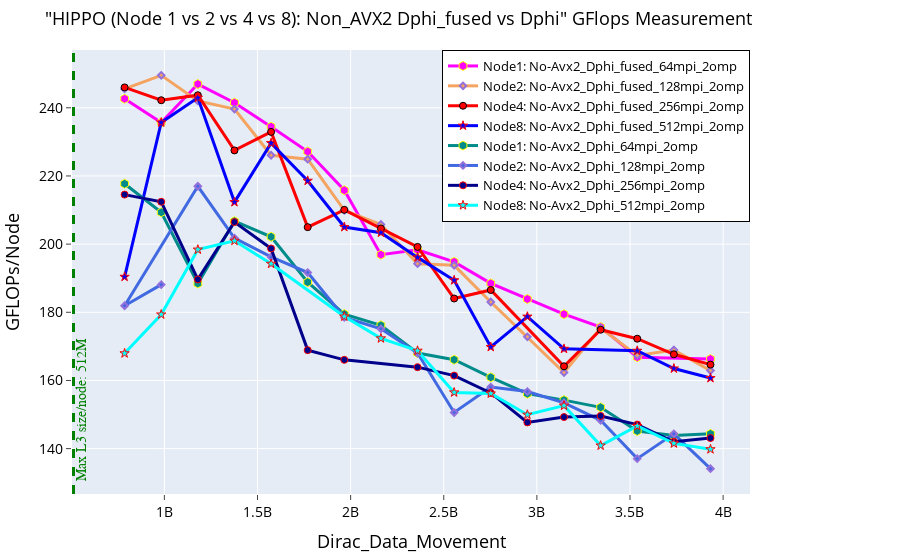

The notebook cell this image was saved under:
### Markdown cell above
# MACRO Best cases on Node 1, 2, 4, 8

### Code cell
fig = go.Figure() 

# MACRO Fused Case
fig.add_trace(go.Scatter(x=(dfn1MacFusProb_64mpi_2omp.Dirc_Data_Mov*(dfn1MacFusProb_64mpi_2omp.MPI_size)), 
                         y=(dfn1MacFusProb_64mpi_2omp.GFLOPS*(dfn1MacFusProb_64mpi_2omp.MPI_size)), 
                         mode='lines+markers', 
                         name='Node1: No-Avx2_Dphi_fused_64mpi_2omp',
                         line=dict(color='magenta',width=3),
                         marker=dict(symbol='hexagon',size=9, line=dict(color='yellow',width=1))))

# fig.add_trace(go.Scatter(x=(dfn1MacFusProb_32mpi_4omp.Dirc_Data_Mov*(dfn1MacFusProb_32mpi_4omp.MPI_size)), 
#                          y=(dfn1MacFusProb_32mpi_4omp.GFLOPS*(dfn1MacFusProb_32mpi_4omp.MPI_size)), 
#                          mode='lines+markers', 
#                          name='Node1: No-Avx2_Dphi_fused_32mpi_4omp',
#                          line=dict(color='magenta',width=3),
#                          marker=dict(symbol='hexagon',size=9, line=dict(color='yellow',width=1))))

fig.add_trace(go.Scatter(x=(dfn2MacFusProb_128mpi_2omp.Dirc_Data_Mov*(dfn2MacFusProb_128mpi_2omp.MPI_size/2)), 
                         y=(dfn2MacFusProb_128mpi_2omp.GFLOPS*(dfn2MacFusProb_128mpi_2omp.MPI_size/2)), 
                         mode='lines+markers', 
                         name='Node2: No-Avx2_Dphi_fused_128mpi_2omp',
                         line=dict(color='sandybrown',width=3),
                         marker=dict(symbol='diamond',size=5,line=dict(color='MediumPurple',width=2))))


fig.add_trace(go.Scatter(x=(dfn4MacFusProb_256mpi_2omp.Dirc_Data_Mov*(dfn4MacFusProb_256mpi_2omp.MPI_size/4)), 
                         y=(dfn4MacFusProb_256mpi_2omp.GFLOPS*(dfn4MacFusProb_256mpi_2omp.MPI_size/4)), 
                         mode='lines+markers', 
                         name='Node4: No-Avx2_Dphi_fused_256mpi_2omp',
                         line=dict(color='red',width=3),
                         marker=dict(symbol='circle',size=7, line=dict(color='black',width=1))))

fig.add_trace(go.Scatter(x=(dfn8MacFusProb_512mpi_2omp.Dirc_Data_Mov*(dfn8MacFusProb_512mpi_2omp.MPI_size/8)), 
                         y=(dfn8MacFusProb_512mpi_2omp.GFLOPS*(dfn8MacFusProb_512mpi_2omp.MPI_size/8)), 
                         mode='lines+markers', 
                         name='Node8: No-Avx2_Dphi_fused_512mpi_2omp',
                         line=dict(color='blue',width=3),
                         marker=dict(symbol='star',size=7, line=dict(color='red',width=1))))




# MACRO Non_fused Case
fig.add_trace(go.Scatter(x=(dfn1MacNonFusNonProb_64mpi_2omp.Dirc_Data_Mov*(dfn1MacNonFusNonProb_64mpi_2omp.MPI_size)), 
                         y=(dfn1MacNonFusNonProb_64mpi_2omp.GFLOPS*(dfn1MacNonFusNonProb_64mpi_2omp.MPI_size)), 
                         mode='lines+markers', 
                         name='Node1: No-Avx2_Dphi_64mpi_2omp',
                         line=dict(color='darkcyan',width=3),
                         marker=dict(symbol='hexagon',size=9, line=dict(color='yellow',width=1))))

fig.add_trace(go.Scatter(x=(dfn2MacNonFusNonProb_128mpi_2omp.Dirc_Data_Mov*(dfn2MacNonFusNonProb_128mpi_2omp.MPI_size/2)), 
                         y=(dfn2MacNonFusNonProb_128mpi_2omp.GFLOPS*(dfn2MacNonFusNonProb_128mpi_2omp.MPI_size/2)), 
                         mode='lines+markers', 
                         name='Node2: No-Avx2_Dphi_128mpi_2omp',
                         line=dict(color='royalblue',width=3),
                         marker=dict(symbol='diamond',size=5,line=dict(color='MediumPurple',width=2))))

fig.add_trace(go.Scatter(x=(dfn4MacNonFusProb_256mpi_2omp.Dirc_Data_Mov*(dfn4MacNonFusProb_256mpi_2omp.MPI_size/4)), 
                         y=(dfn4MacNonFusProb_256mpi_2omp.GFLOPS*(dfn4MacNonFusProb_256mpi_2omp.MPI_size/4)), 
                         mode='lines+markers', 
                         name='Node4: No-Avx2_Dphi_256mpi_2omp',
                         line=dict(color='darkblue',width=3),
                         marker=dict(symbol='circle',size=7, line=dict(color='red',width=1))))

fig.add_trace(go.Scatter(x=(dfn8MacNonFusNonProb_512mpi_2omp.Dirc_Data_Mov*(dfn8MacNonFusNonProb_512mpi_2omp.MPI_size/8)), 
                         y=(dfn8MacNonFusNonProb_512mpi_2omp.GFLOPS*(dfn8MacNonFusNonProb_512mpi_2omp.MPI_size/8)), 
                         mode='lines+markers', 
                         name='Node8: No-Avx2_Dphi_512mpi_2omp',
                         line=dict(color='cyan',width=3),
                         marker=dict(symbol='star',size=7, line=dict(color='red',width=1))))




# Adding a vertical line
fig.add_vline(x=512e6, line_width=3, line_dash="dash", line_color="green")
# fig.add_hline(y=1024, line_width=3, line_dash="dash", line_color="red")

# Add annotation
fig.add_annotation(
    x=512e6,
    y=130,
    text='Max L3 size/node: 512M',
    xanchor='left',  # Anchor the text to the left side of the annotation point
    yanchor='bottom',
    showarrow=False,
    arrowhead=1,
    arrowsize=1,
    arrowwidth=2,
    arrowcolor="#636363",
    ax=-60,  # Move the text 60 units to the left
    ay=-30,
    font=dict(size=14, color="green", family="Sans Serif"),
    align="left",
    textangle=-90,  # Rotate the text 90 degrees counter-clockwise
)





fig.update_layout(
    title=dict(text='"HIPPO (Node 1 vs 2 vs 4 vs 8): Non_AVX2 Dphi_fused vs Dphi" GFlops Measurement',
               font=dict(color="black",size=18)),  # Set title text color to black
    xaxis_title=dict(text='Dirac_Data_Movement', font=dict(color="black",size=18)), 
    yaxis_title=dict(text='GFLOPs/Node', font=dict(color="black",size=18)), 
    xaxis=dict(ticks="outside", tickfont=dict(color="black",size=14)),  # Set font color for x-axis ticks
    yaxis=dict(ticks="outside", tickfont=dict(color="black",size=14)),  # Set font color for y-axis ticks
    legend=go.layout.Legend(bordercolor="black", borderwidth=1, x=1, xanchor="right", y=1, yanchor="top",
                            font=dict(color="black",size=13)),  # Set legend text color to black
    margin=dict(l=50, r=150, t=50, b=50)  # Adjust the left and right margins
)

### Figure 1 — Plotly figure (JSON) as saved in the notebook; plotly's stock layout.template omitted (floating-point values rounded to 4 significant figures)
{"data": [{"line": {"color": "magenta", "width": 3}, "marker": {"line": {"color": "yellow", "width": 1}, "size": 9, "symbol": "hexagon"}, "mode": "lines+markers", "name": "Node1: No-Avx2_Dphi_fused_64mpi_2omp", "type": "scatter", "x": [786432000, 983040000, 1179648000, 1376256000, 1572864000, 1769472000, 1966080000, 2162688000, 2359296000, 2555904000, 2752512000, 2949120000, 3145728000, 3342336000, 3538944000, 3932160000], "y": [242.6, 235.7, 247.0, 241.5, 234.5, 227.2, 215.8, 196.9, 198.3, 194.8, 188.5, 183.9, 179.5, 175.7, 166.8, 166.3]}, {"line": {"color": "sandybrown", "width": 3}, "marker": {"line": {"color": "MediumPurple", "width": 2}, "size": 5, "symbol": "diamond"}, "mode": "lines+markers", "name": "Node2: No-Avx2_Dphi_fused_128mpi_2omp", "type": "scatter", "x": [786432000, 983040000, 1179648000, 1376256000, 1572864000, 1769472000, 1966080000, 2162688000, 2359296000, 2555904000, 2752512000, 2949120000, 3145728000, 3342336000, 3538944000, 3735552000, 3932160000], "y": [245.5, 249.5, 242.0, 239.6, 226.1, 224.9, 209.9, 205.8, 194.3, 193.8, 183.0, 172.8, 162.3, 175.4, 167.3, 168.9, 162.9]}, {"line": {"color": "red", "width": 3}, "marker": {"line": {"color": "black", "width": 1}, "size": 7, "symbol": "circle"}, "mode": "lines+markers", "name": "Node4: No-Avx2_Dphi_fused_256mpi_2omp", "type": "scatter", "x": [786432000, 983040000, 1179648000, 1376256000, 1572864000, 1769472000, 1966080000, 2162688000, 2359296000, 2555904000, 2752512000, 3145728000, 3342336000, 3538944000, 3735552000, 3932160000], "y": [246.0, 242.2, 243.7, 227.5, 232.9, 205.0, 210.1, 204.6, 199.2, 184.0, 186.5, 164.1, 174.9, 172.3, 167.7, 164.7]}, {"line": {"color": "blue", "width": 3}, "marker": {"line": {"color": "red", "width": 1}, "size": 7, "symbol": "star"}, "mode": "lines+markers", "name": "Node8: No-Avx2_Dphi_fused_512mpi_2omp", "type": "scatter", "x": [786432000, 983040000, 1179648000, 1376256000, 1572864000, 1769472000, 1966080000, 2162688000, 2359296000, 2555904000, 2752512000, 2949120000, 3145728000, 3538944000, 3735552000, 3932160000], "y": [190.4, 235.7, 242.9, 212.3, 229.6, 218.6, 205.0, 203.4, 196.1, 189.4, 169.8, 178.7, 169.3, 168.7, 163.5, 160.7]}, {"line": {"color": "darkcyan", "width": 3}, "marker": {"line": {"color": "yellow", "width": 1}, "size": 9, "symbol": "hexagon"}, "mode": "lines+markers", "name": "Node1: No-Avx2_Dphi_64mpi_2omp", "type": "scatter", "x": [786432000, 983040000, 1179648000, 1376256000, 1572864000, 1769472000, 1966080000, 2162688000, 2359296000, 2555904000, 2752512000, 2949120000, 3145728000, 3342336000, 3538944000, 3735552000, 3932160000], "y": [217.7, 209.3, 188.5, 206.7, 202.2, 188.8, 179.5, 176.2, 168.1, 166.1, 160.9, 156.1, 154.2, 152.1, 145.2, 143.9, 144.3]}, {"line": {"color": "royalblue", "width": 3}, "marker": {"line": {"color": "MediumPurple", "width": 2}, "size": 5, "symbol": "diamond"}, "mode": "lines+markers", "name": "Node2: No-Avx2_Dphi_128mpi_2omp", "type": "scatter", "x": [983040000, 786432000, 1179648000, 1376256000, 1572864000, 1769472000, 1966080000, 2162688000, 2359296000, 2555904000, 2752512000, 2949120000, 3145728000, 3342336000, 3538944000, 3735552000, 3932160000], "y": [188.1, 181.9, 217.0, 201.8, 196.2, 191.7, 178.5, 175.1, 168.0, 150.6, 158.1, 156.7, 153.4, 148.3, 137.1, 144.3, 134.1]}, {"line": {"color": "darkblue", "width": 3}, "marker": {"line": {"color": "red", "width": 1}, "size": 7, "symbol": "circle"}, "mode": "lines+markers", "name": "Node4: No-Avx2_Dphi_256mpi_2omp", "type": "scatter", "x": [786432000, 983040000, 1179648000, 1376256000, 1572864000, 1769472000, 1966080000, 2359296000, 2555904000, 2752512000, 2949120000, 3145728000, 3342336000, 3538944000, 3735552000, 3932160000], "y": [214.5, 212.4, 189.7, 206.5, 198.7, 168.9, 166.0, 163.9, 161.4, 156.3, 147.7, 149.3, 149.6, 147.0, 142.0, 143.1]}, {"line": {"color": "cyan", "width": 3}, "marker": {"line": {"color": "red", "width": 1}, "size": 7, "symbol": "star"}, "mode": "lines+markers", "name": "Node8: No-Avx2_Dphi_512mpi_2omp", "type": "scatter", "x": [786432000, 983040000, 1179648000, 1376256000, 1572864000, 1966080000, 2162688000, 2359296000, 2555904000, 2752512000, 2949120000, 3145728000, 3342336000, 3538944000, 3735552000, 3932160000], "y": [168.0, 179.4, 198.4, 201.0, 194.2, 178.8, 172.3, 168.7, 156.5, 156.2, 150.0, 152.6, 140.9, 146.6, 141.5, 139.8]}], "layout": {"annotations": [{"align": "left", "arrowcolor": "#636363", "arrowhead": 1, "arrowsize": 1, "arrowwidth": 2, "ax": -60, "ay": -30, "font": {"color": "green", "family": "Sans Serif", "size": 14}, "showarrow": false, "text": "Max L3 size/node: 512M", "textangle": -90, "x": 512000000, "xanchor": "left", "y": 130, "yanchor": "bottom"}], "legend": {"bordercolor": "black", "borderwidth": 1, "font": {"color": "black", "size": 13}, "x": 1, "xanchor": "right", "y": 1, "yanchor": "top"}, "margin": {"b": 50, "l": 50, "r": 150, "t": 50}, "shapes": [{"line": {"color": "green", "dash": "dash", "width": 3}, "type": "line", "x0": 512000000, "x1": 512000000, "xref": "x", "y0": 0, "y1": 1, "yref": "y domain"}], "title": {"font": {"color": "black", "size": 18}, "text": "\"HIPPO (Node 1 vs 2 vs 4 vs 8): Non_AVX2 Dphi_fused vs Dphi\" GFlops Measurement"}, "xaxis": {"tickfont": {"color": "black", "size": 14}, "ticks": "outside", "title": {"font": {"color": "black", "size": 18}, "text": "Dirac_Data_Movement"}}, "yaxis": {"tickfont": {"color": "black", "size": 14}, "ticks": "outside", "title": {"font": {"color": "black", "size": 18}, "text": "GFLOPs/Node"}}}}
